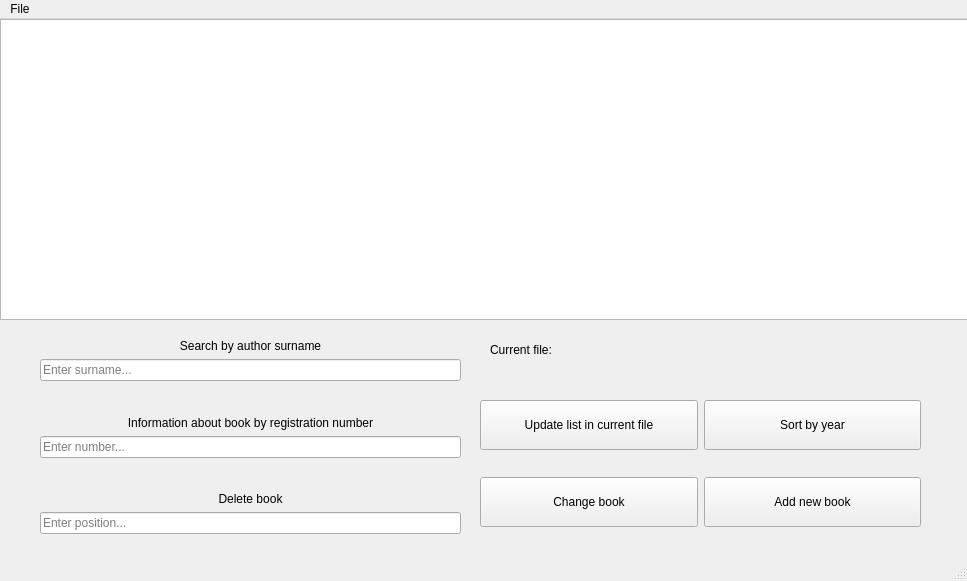
<?xml version="1.0" encoding="UTF-8"?>
<ui version="4.0">
 <class>MainWindow</class>
 <widget class="QMainWindow" name="MainWindow">
  <property name="windowModality">
   <enum>Qt::ApplicationModal</enum>
  </property>
  <property name="geometry">
   <rect>
    <x>0</x>
    <y>0</y>
    <width>967</width>
    <height>581</height>
   </rect>
  </property>
  <property name="sizePolicy">
   <sizepolicy hsizetype="MinimumExpanding" vsizetype="Preferred">
    <horstretch>0</horstretch>
    <verstretch>0</verstretch>
   </sizepolicy>
  </property>
  <property name="minimumSize">
   <size>
    <width>967</width>
    <height>0</height>
   </size>
  </property>
  <property name="maximumSize">
   <size>
    <width>970</width>
    <height>600</height>
   </size>
  </property>
  <property name="windowTitle">
   <string>MainWindow</string>
  </property>
  <property name="styleSheet">
   <string notr="true"/>
  </property>
  <widget class="QWidget" name="centralwidget">
   <widget class="QTableWidget" name="tableWidget">
    <property name="geometry">
     <rect>
      <x>0</x>
      <y>0</y>
      <width>970</width>
      <height>301</height>
     </rect>
    </property>
    <property name="sizePolicy">
     <sizepolicy hsizetype="MinimumExpanding" vsizetype="Ignored">
      <horstretch>0</horstretch>
      <verstretch>0</verstretch>
     </sizepolicy>
    </property>
    <property name="gridStyle">
     <enum>Qt::SolidLine</enum>
    </property>
   </widget>
   <widget class="QWidget" name="gridLayoutWidget_2">
    <property name="geometry">
     <rect>
      <x>40</x>
      <y>320</y>
      <width>421</width>
      <height>195</height>
     </rect>
    </property>
    <layout class="QGridLayout" name="gridLayout_2">
     <item row="9" column="0">
      <widget class="QLineEdit" name="deleteBookEdit">
       <property name="placeholderText">
        <string>Enter position...</string>
       </property>
      </widget>
     </item>
     <item row="4" column="0">
      <widget class="QLabel" name="label_2">
       <property name="text">
        <string>Information about book by registration number</string>
       </property>
       <property name="alignment">
        <set>Qt::AlignCenter</set>
       </property>
      </widget>
     </item>
     <item row="8" column="0">
      <widget class="QLabel" name="label_3">
       <property name="text">
        <string>Delete book</string>
       </property>
       <property name="alignment">
        <set>Qt::AlignCenter</set>
       </property>
      </widget>
     </item>
     <item row="3" column="0">
      <spacer name="verticalSpacer">
       <property name="orientation">
        <enum>Qt::Vertical</enum>
       </property>
       <property name="sizeHint" stdset="0">
        <size>
         <width>20</width>
         <height>20</height>
        </size>
       </property>
      </spacer>
     </item>
     <item row="2" column="0">
      <widget class="QLineEdit" name="searchByAuthorSurEdit">
       <property name="maxLength">
        <number>30</number>
       </property>
       <property name="placeholderText">
        <string>Enter surname...</string>
       </property>
      </widget>
     </item>
     <item row="0" column="0">
      <widget class="QLabel" name="label">
       <property name="text">
        <string>Search by author surname</string>
       </property>
       <property name="alignment">
        <set>Qt::AlignCenter</set>
       </property>
      </widget>
     </item>
     <item row="6" column="0">
      <widget class="QLineEdit" name="searchByNumberEdit">
       <property name="placeholderText">
        <string>Enter number...</string>
       </property>
      </widget>
     </item>
     <item row="7" column="0">
      <spacer name="verticalSpacer_2">
       <property name="orientation">
        <enum>Qt::Vertical</enum>
       </property>
       <property name="sizeHint" stdset="0">
        <size>
         <width>20</width>
         <height>20</height>
        </size>
       </property>
      </spacer>
     </item>
    </layout>
   </widget>
   <widget class="QWidget" name="gridLayoutWidget">
    <property name="geometry">
     <rect>
      <x>480</x>
      <y>360</y>
      <width>441</width>
      <height>171</height>
     </rect>
    </property>
    <layout class="QGridLayout" name="gridLayout">
     <item row="0" column="1">
      <widget class="QPushButton" name="sortByYearButton">
       <property name="minimumSize">
        <size>
         <width>0</width>
         <height>50</height>
        </size>
       </property>
       <property name="text">
        <string>Sort by year</string>
       </property>
      </widget>
     </item>
     <item row="0" column="0">
      <widget class="QPushButton" name="updateListInFileButton">
       <property name="minimumSize">
        <size>
         <width>0</width>
         <height>50</height>
        </size>
       </property>
       <property name="text">
        <string>Update list in current file</string>
       </property>
      </widget>
     </item>
     <item row="1" column="0">
      <widget class="QPushButton" name="changeBookButton">
       <property name="minimumSize">
        <size>
         <width>0</width>
         <height>50</height>
        </size>
       </property>
       <property name="text">
        <string>Change book</string>
       </property>
      </widget>
     </item>
     <item row="1" column="1">
      <widget class="QPushButton" name="addBookButton">
       <property name="minimumSize">
        <size>
         <width>0</width>
         <height>50</height>
        </size>
       </property>
       <property name="text">
        <string>Add new book</string>
       </property>
      </widget>
     </item>
    </layout>
   </widget>
   <widget class="QWidget" name="layoutWidget">
    <property name="geometry">
     <rect>
      <x>490</x>
      <y>310</y>
      <width>409</width>
      <height>41</height>
     </rect>
    </property>
    <layout class="QHBoxLayout" name="horizontalLayout">
     <item>
      <widget class="QLabel" name="label_4">
       <property name="text">
        <string>Current file:</string>
       </property>
      </widget>
     </item>
     <item>
      <widget class="QLabel" name="fileNameLabel">
       <property name="font">
        <font>
         <bold>true</bold>
        </font>
       </property>
       <property name="text">
        <string/>
       </property>
      </widget>
     </item>
    </layout>
   </widget>
  </widget>
  <widget class="QMenuBar" name="menubar">
   <property name="geometry">
    <rect>
     <x>0</x>
     <y>0</y>
     <width>967</width>
     <height>25</height>
    </rect>
   </property>
   <widget class="QMenu" name="menuFile">
    <property name="title">
     <string>File</string>
    </property>
    <addaction name="separator"/>
    <addaction name="openNewFileAction"/>
   </widget>
   <addaction name="menuFile"/>
  </widget>
  <widget class="QStatusBar" name="statusbar"/>
  <action name="openNewFileAction">
   <property name="text">
    <string>Open new file</string>
   </property>
  </action>
 </widget>
 <resources/>
 <connections/>
</ui>
